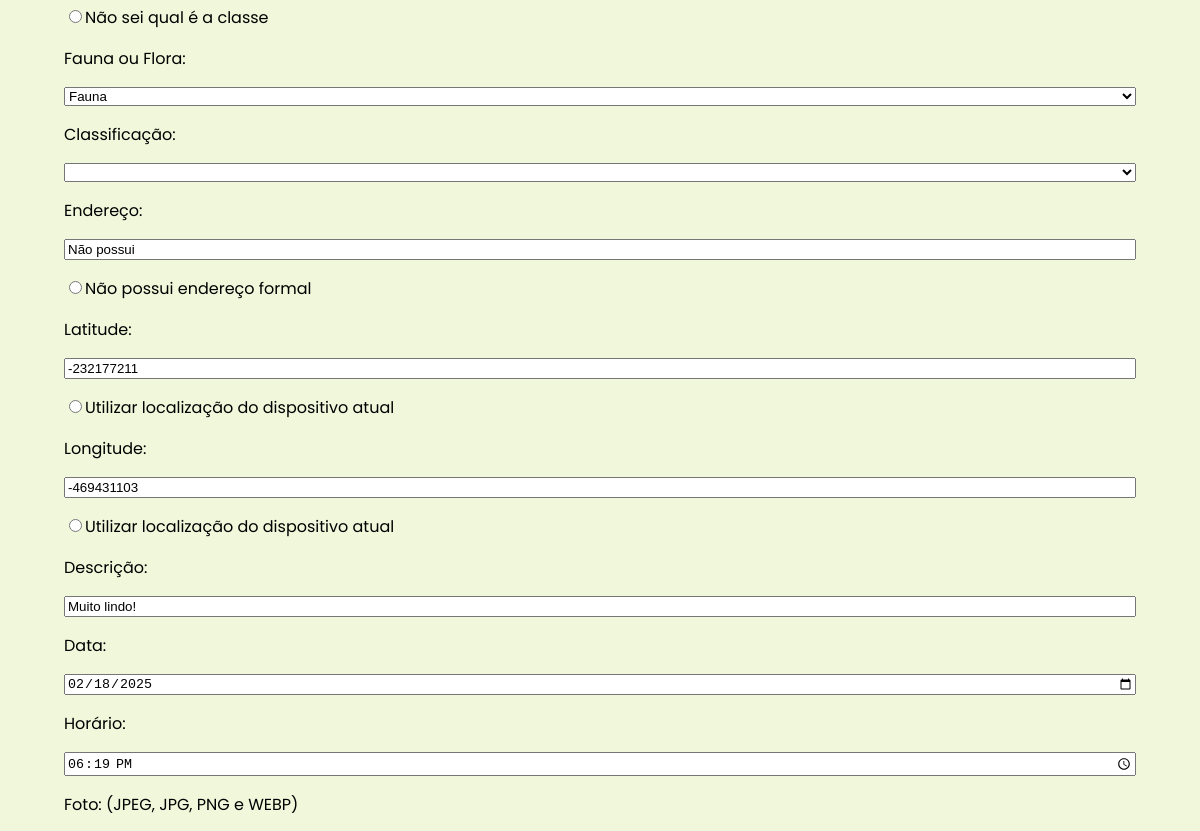
Before: /crud.php?acao=A&post=atropelamento&id=1 (signed in, middle part) with the older database file.
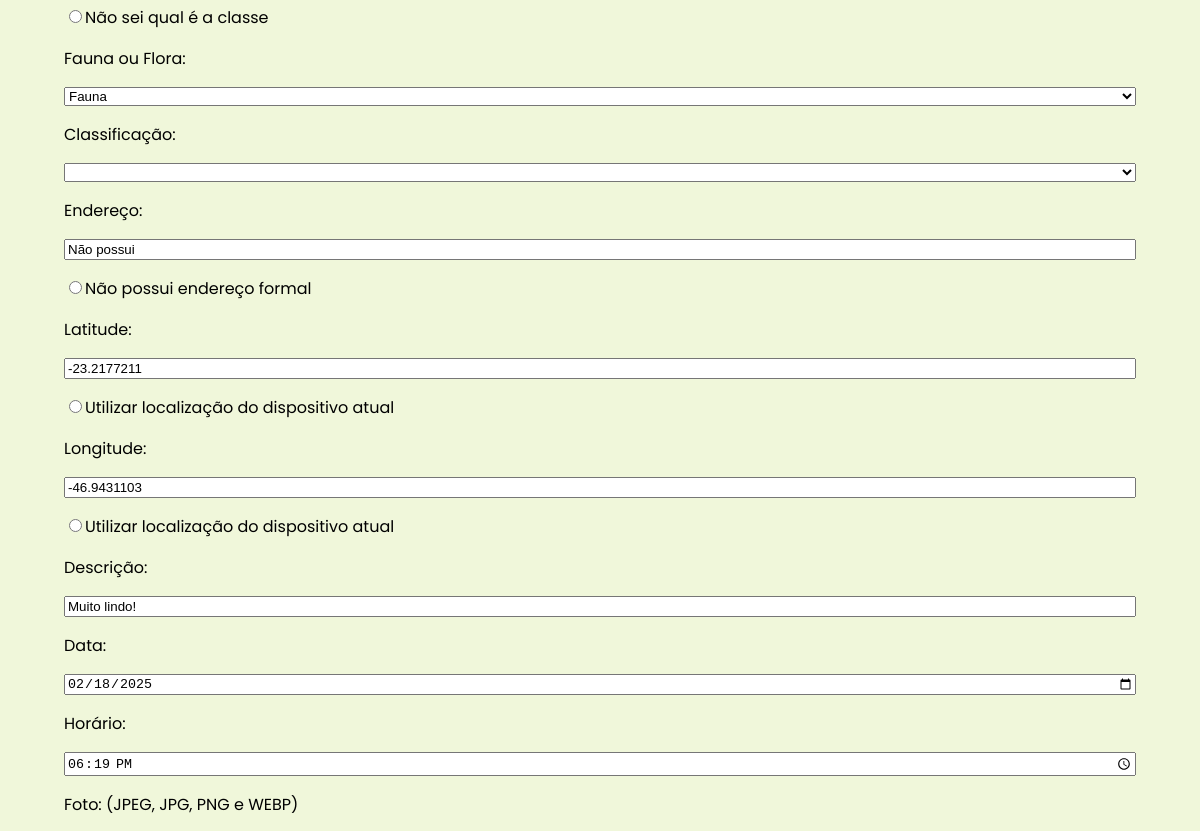
After: the same page with the newer database file.
### tables this page shows
CREATE TABLE `atropelamentos` (
  `id_at` int NOT NULL,
  `usuario` varchar(1000) NOT NULL,
  `especie` varchar(500) NOT NULL,
  `familia` varchar(500) NOT NULL,
  `classe` varchar(500) NOT NULL,
  `endereco` varchar(500) NOT NULL,
  `latitude` double NOT NULL,
  `longitude` double NOT NULL,
  `descricao` text NOT NULL,
  `data` text NOT NULL,
  `hora` text NOT NULL,
  `foto` varchar(100) NOT NULL,
  `classificacao` varchar(1000) NOT NULL,
  `tipo` varchar(1000) NOT NULL
);

### crud.php (the view, shortened to what the changed rows need)
<?php
    $conexao = mysqli_connect("localhost", "root", "Fukuoka23.", "ayuru") or die ("Falha na conexão");
    $acao = $_GET["acao"];
    $post = $_GET["post"];
    if ($acao == "P") {
        if ($post == "especie") {
            $titulo = "Postar nova ocorrência de espécie";
            $tabela = mysqli_query($conexao, "SELECT * FROM enc_especies");
        } else if ($post == "atropelamento") {
            $titulo = "Postar nova ocorrência de atropelamento";
            $tabela = mysqli_query($conexao, "SELECT * FROM atropelamentos");
        }
        $qtde_linhas = mysqli_num_rows($tabela);
        $id = $qtde_linhas + 1;
        $botao = "Postar";
        $especie = "";
        $familia = "";
        $classe = "";
        $endereco = "";
        $latitude = "";
        $longitude = "";
        $descricao = "";
        $data = "";
        $hora = "";
        $foto = "";
        $classificacao = "";
        $tipo = "";
    } else {
        $id = $_GET["id"];
        if ($post == "especie") {
            $tabela_enc = mysqli_query($conexao, "SELECT * FROM enc_especies WHERE id_enc=$id");
            $linha_enc = mysqli_fetch_array($tabela_enc);
            $especie = $linha_enc['especie'];
            $tabela_esp = mysqli_query($conexao, "SELECT * FROM especies WHERE especie='$especie'");
            $linha_esp = mysqli_fetch_array($tabela_esp);
            $especie = $linha_enc["especie"];
            if ($especie != "Não identificado") {
                $familia = $linha_esp["familia"];
                $classe = $linha_esp["classe"];
                $classificacao = $linha_esp["classificacao"];
                $tipo = $linha_esp["tipo"];
            } else {
                $familia = "";
                $classe = "";
                $classificacao = "";
                $tipo = "";
            }
            $endereco = $linha_enc["endereco"];
            $latitude = $linha_enc["latitude"];
            $longitude = $linha_enc["longitude"];
            $descricao = $linha_enc["descricao"];
            $data = $linha_enc["data"];
            $hora = $linha_enc["hora"];
            $foto = $linha_enc["foto"];
        } else {
            $tabela = mysqli_query($conexao, "SELECT * FROM atropelamentos WHERE id_at=$id");
            $linha = mysqli_fetch_array($tabela);
            $endereco = $linha["endereco"];
            $latitude = $linha["latitude"];
            $longitude = $linha["longitude"];
            $descricao = $linha["descricao"];
            $data = $linha["data"];
            $hora = $linha["hora"];
            $tipo = $linha["tipo"];
        }
    }
?>
<!DOCTYPE html>
<html lang="pt-br">
<head>
    <link rel="stylesheet" href="style.css">
</head>
<body>
    <main>
        <form enctype="multipart/form-data" action="crudConfirmar.php?acao=<?php echo $acao; ?>&post=<?php echo $post?>&id=<?php echo $id; ?>" method="post" style="display: flex; flex-direction: column; gap: 1rem; padding: 3rem;">
            <tr>
                <td><label for="tipo">Fauna ou Flora: </label></td>
                <select name="tipo" id="tipo" required <?php if ($acao == "E") echo 'readonly';?>>
                    <option value="fauna" <?php if ($tipo == "fauna") echo 'selected';?>>Fauna</option>
                </select>
            </tr>
            <tr>
                <td><input type="text" name="endereco" id="endereco" maxlength="200" value="<?php echo $endereco; ?>" <?php if ($acao == "E") echo "readonly"; ?> /></td>
            </tr>
            <tr>
                <td><input type="number" name="latitude" id="latitude" step="any" required value="<?php echo $latitude; ?>" <?php if ($acao == "E") echo "readonly"; ?> /></td>
            </tr>
            <tr>
                <td><input type="number" name="longitude" id="longitude" step="any" required value="<?php echo $longitude; ?>" <?php if ($acao == "E") echo "readonly"; ?> /></td>
            </tr>
            <tr>
                <td><input type="text" name="descricao" id="descricao" maxlength="200" value="<?php echo $descricao; ?>" <?php if ($acao == "E") echo "readonly"; ?> /></td>
            </tr>
            <tr>
                <td><input type="date" name="data" id="data" required value="<?php echo $data; ?>" <?php if ($acao == "E") echo "readonly"; ?> /></td>
            </tr>
            <tr>
                <td><input type="time" name="hora" id="hora" required value="<?php echo $hora; ?>" <?php if ($acao == "E") echo "readonly"; ?> /></td>
            </tr>
        </form>
    </main>
</body>
</html>

Changed rows visible on the page:
changed atropelamentos "Fauna": latitude "-232177211" → "-23.2177211"; longitude "-469431103" → "-46.9431103"
